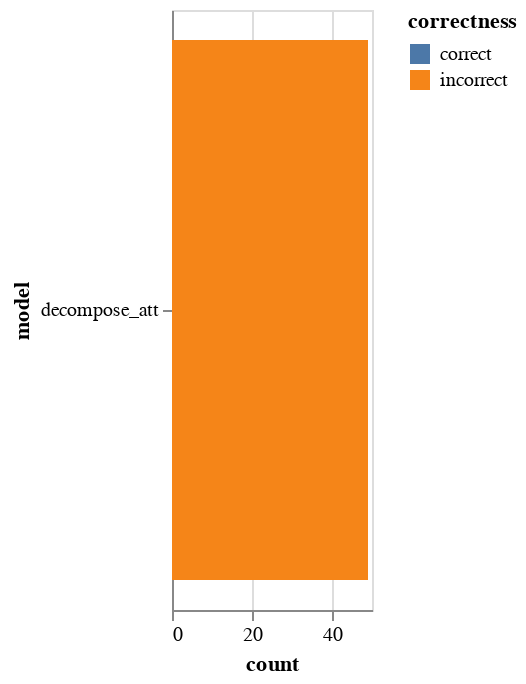

The notebook cell this image was saved under:
### Code cell
group.visualize_models(models=["decompose_att"])

### Figure 1 — Vega-Lite specification as saved in the notebook (floating-point values rounded to 4 significant figures)
{"$schema": "https://vega.github.io/schema/vega-lite/v3.2.1.json", "config": {"mark": {"tooltip": null}, "view": {"height": 300, "width": 400}}, "data": {"name": "data-e93c32c2985961cb1d646f430a9075ae"}, "datasets": {"data-e93c32c2985961cb1d646f430a9075ae": [{"correctness": "correct", "count": 0, "model": "decompose_att"}, {"correctness": "incorrect", "count": 49, "model": "decompose_att"}]}, "encoding": {"color": {"field": "correctness", "scale": {"domain": ["correct", "incorrect"]}, "type": "nominal"}, "tooltip": [{"field": "model", "type": "nominal"}, {"field": "count", "type": "quantitative"}, {"field": "correctness", "type": "nominal"}], "x": {"field": "count", "stack": "zero", "type": "quantitative"}, "y": {"field": "model", "type": "nominal"}}, "mark": "bar", "width": 100}
